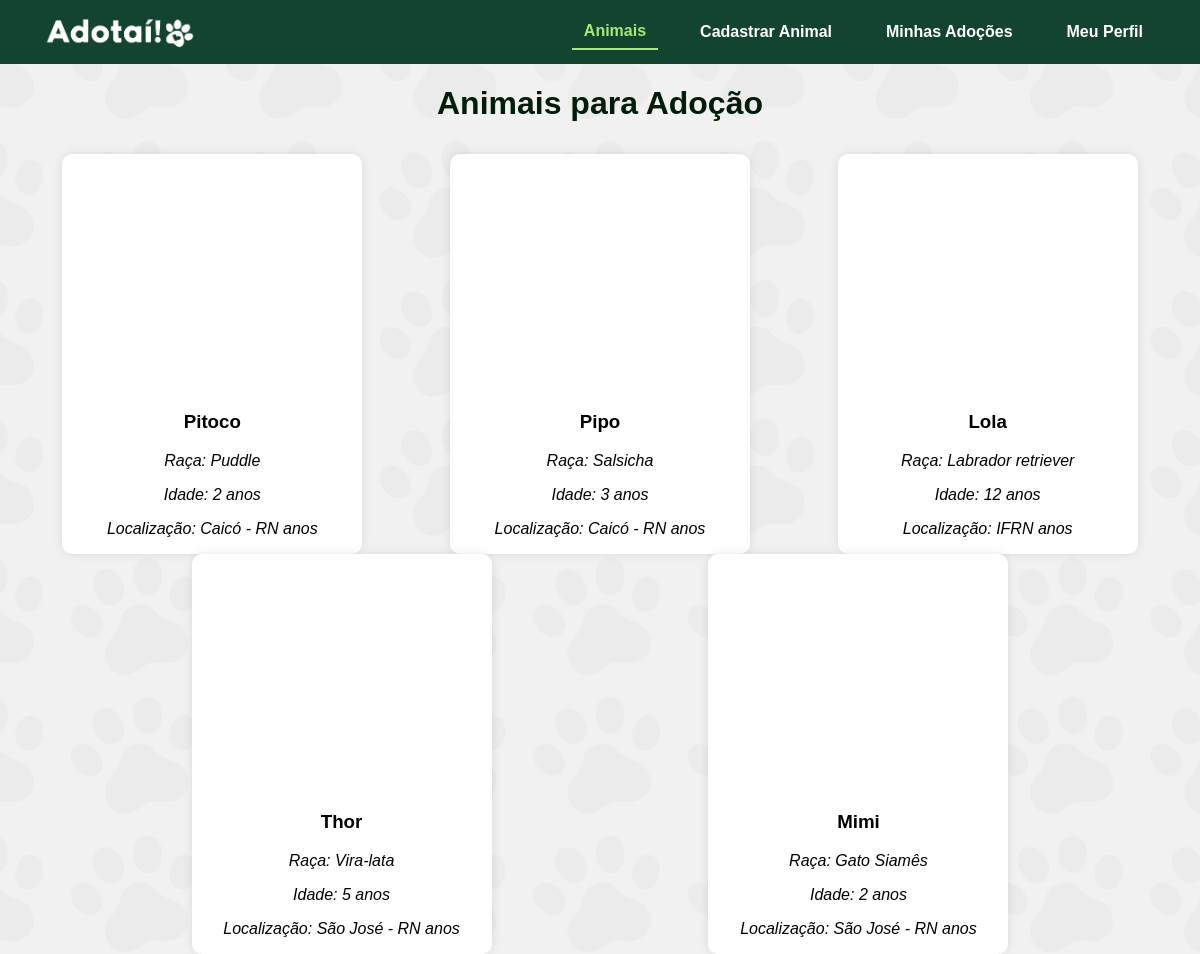
/animais/ (signed in), run on the app's committed database.
### models/animal.py (models this page shows, shortened)
class Animal(Base):
    __tablename__ = "animais"
    id: Mapped[int] = mapped_column(Integer, primary_key=True)
    nome: Mapped[str] = mapped_column(String(40), nullable=False)
    raca: Mapped[str] = mapped_column(String(40), nullable=False)
    idade: Mapped[int] = mapped_column(Integer, nullable=False)
    sexo: Mapped[str] = mapped_column(String(40), nullable=False)
    porte: Mapped[str] = mapped_column(String(40), nullable=False)
    vacinado: Mapped[bool] = mapped_column(Boolean, nullable=False)
    vacinas_tomadas: Mapped[str] = mapped_column(String(320), nullable=False)
    sobre: Mapped[str] = mapped_column(String(320), nullable=False)
    foto: Mapped[str] = mapped_column(String(700), nullable=False)
    localizacao: Mapped[str] = mapped_column(String(100), nullable=False)
    nome_protetor: Mapped[str] = mapped_column(String(320), nullable=False)
    telefone_contato: Mapped[str] = mapped_column(String(15), nullable=False)
    email_contato: Mapped[str] = mapped_column(String(100), nullable=False)
    usuario_cad_id = mapped_column(Integer, ForeignKey("usuarios.id"), nullable=False)
    usuario = relationship("Usuario")

### controllers/animais_controller.py (the view)
@animais_bp.route('/', methods=['GET'])
def animais():
    with Sessao_base() as sessao:
        animais = sessao.query(Animal).all()
    return render_template('animais.html', animais=animais)

### controllers/autenticacao_controller.py (called while the page is built)
@login_manager.user_loader
def load_user(user_id):
    with Sessao_base() as sessao:
        return sessao.get(Usuario, int(user_id))

### templates/animais.html (shortened to what this page needs)
{% extends 'base.html'%}
{% block extra_css %}<link rel="stylesheet" href="{{ url_for('static', filename='padrao2.css') }}">{% endblock %}
{% block conteudo %}
<div class="container">
    <h1>Animais para Adoção</h1>
    <div class="animais">
       {% for animal in animais %}
        <a class="card_link" href="{{ url_for('animais.detalhes_animal', animal_id=animal.id) }}">
        <div class="animal-card">
            <div class="foto-animal" style="background-image: url('{{ animal.foto }}');">
            </div>
            <div class="info-animal">
                <h3>{{ animal.nome }}</h3>
                <p>Raça: {{ animal.raca }}</p>
                <p>Idade: {{ animal.idade }} anos</p>
                <p>Localização: {{ animal.localizacao }} anos</p>
            </div>
        </div>
        </a>
        {% endfor %}
    </div>
</div>
{% endblock %}

### static/menu.css (style rules this page uses)
h1, h2, h3, p, a { font-family:'Gill Sans', 'Gill Sans MT', Calibri, 'Trebuchet MS', sans-serif; }

### static/padrao.css (style rules this page uses)
body { margin: 0; min-height: 100vh; position: relative; }
body::before { content: ""; position: fixed; inset: 0; background-image: url("../static/img/fundo.svg"); background-repeat: no-repeat; background-position: center; background-size: cover; background-attachment: fixed; opacity: 0.4; z-index: -1; }
body { background-color: #f1f1f1; }
.container { display: flex; justify-content: center; width: 100%; height: 90vh; flex-direction: column; }
p { font-style: italic; }

### static/padrao2.css (style rules this page uses)
body { margin: 0; min-height: 100vh; position: relative; }
body::before { content: ""; position: fixed; inset: 0; background-image: url("../static/img/fundo.svg"); background-repeat: no-repeat; background-position: center; background-size: cover; background-attachment: fixed; opacity: 0.4; z-index: -1; }
body { background-color: #f1f1f1; }
.container { display: flex; justify-content: flex-start; width: 100%; height: 90vh; flex-direction: column; }
.container h1 { text-align: center; color: #021d09; font-family:'Trebuchet MS', 'Lucida Sans Unicode', 'Lucida Grande', 'Lucida Sans', Arial, sans-serif; font-weight: bold; }
.animais { display: flex; flex-direction: row; gap: 3%; margin: 10px; justify-content: space-evenly; flex-wrap: wrap; margin-bottom: 10px; }
.animal-card { display: flex; background-color: white; box-shadow: 0 0 10px rgba(0,0,0,0.1); width: 300px; height: 400px; flex-direction: column; border-radius: 10px; }
.info-animal { max-height: auto; text-align: center; }
.foto-animal { margin-top: 12px; position: relative; overflow: hidden; width: 170px; height: 230px; border-radius: 10px; display: flex; justify-content: center; align-items: center; align-self: center; }
.foto-animal::before { content: ""; position: absolute; inset: 0; background-image: inherit; background-size: cover; background-position: center; filter: blur(20px); transform: scale(1.1); z-index: 1; }
.card_link { text-decoration: none; color: inherit; }

### data on the page
Animal: nome "Pitoco", raca "Puddle", idade "2", localizacao "Caicó - RN"
Animal: nome "Pipo", raca "Salsicha", idade "3", localizacao "Caicó - RN"
Animal: nome "Lola", raca "Labrador retriever", idade "12", localizacao "IFRN"
Animal: nome "Thor", raca "Vira-lata", idade "5", localizacao "São José - RN"
Animal: nome "Mimi", raca "Gato Siamês", idade "2", localizacao "São José - RN"
